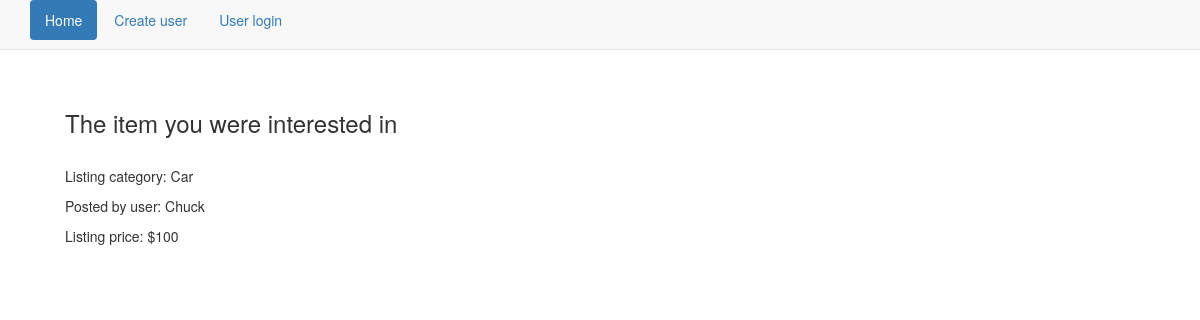
The app's page /listing/1/ with its own data.
### craigapp/models.py (models this page shows, shortened)
class Listing(models.Model):
    category = models.CharField(max_length=30)
    shopper = models.CharField(max_length=30)
    item_price = models.IntegerField()

### craigapp/views.py (the view)
# urls.py: url(r'^listing/(?P<pk>\d+)/$', ListingDetailView.as_view(), name='listing_detail_view'),
class ListingDetailView(DetailView):
    model = Listing

### templates/craigapp/listing_detail.html
{% extends 'base.html'%}
{% block content %}
<div class="container">
  <h3>The item you were interested in</h3>
  <br>
<p>Listing category: {{ object.category }}</p>
<p>Posted by user: {{ object.shopper }}</p>
<p>Listing price: ${{ object.item_price }}</p>
</div>
{% endblock %}

### records on screen
Listing: category "Car", shopper "Chuck", item_price "100"
